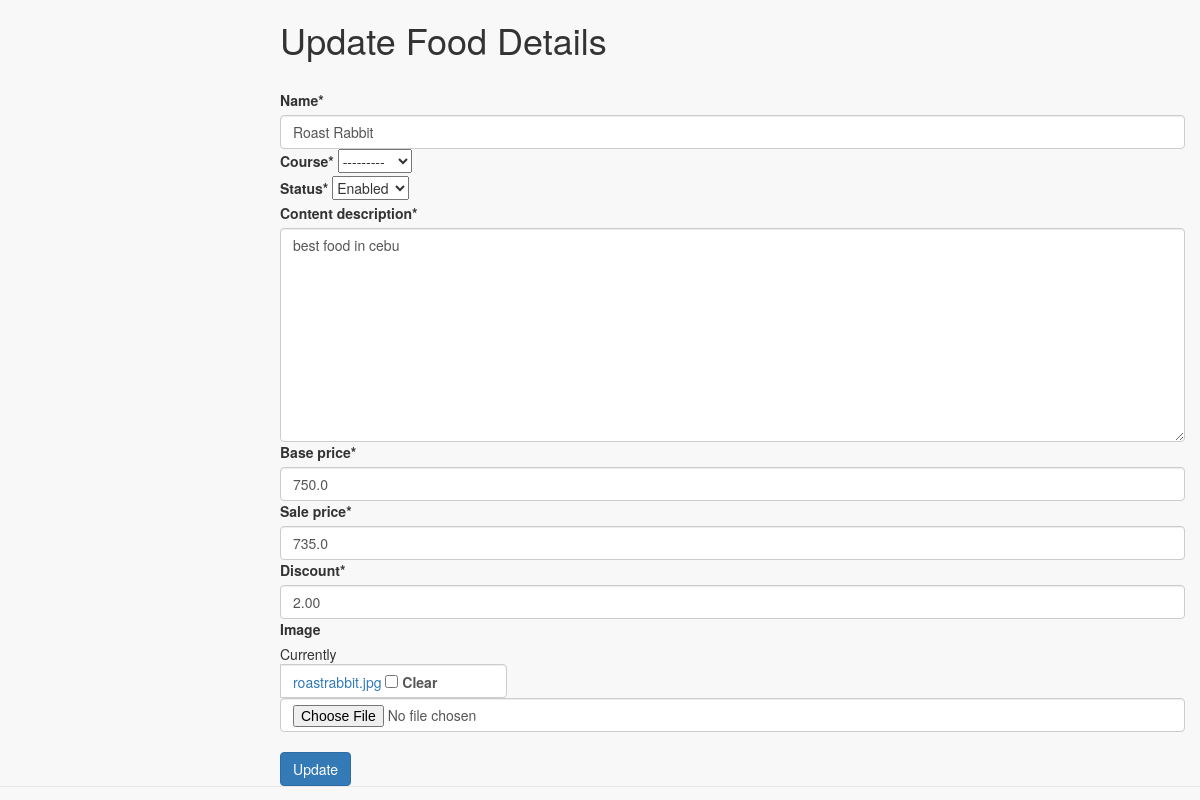
The page /dashboard/admin/foods/2/update (signed in) on the database as committed earlier.
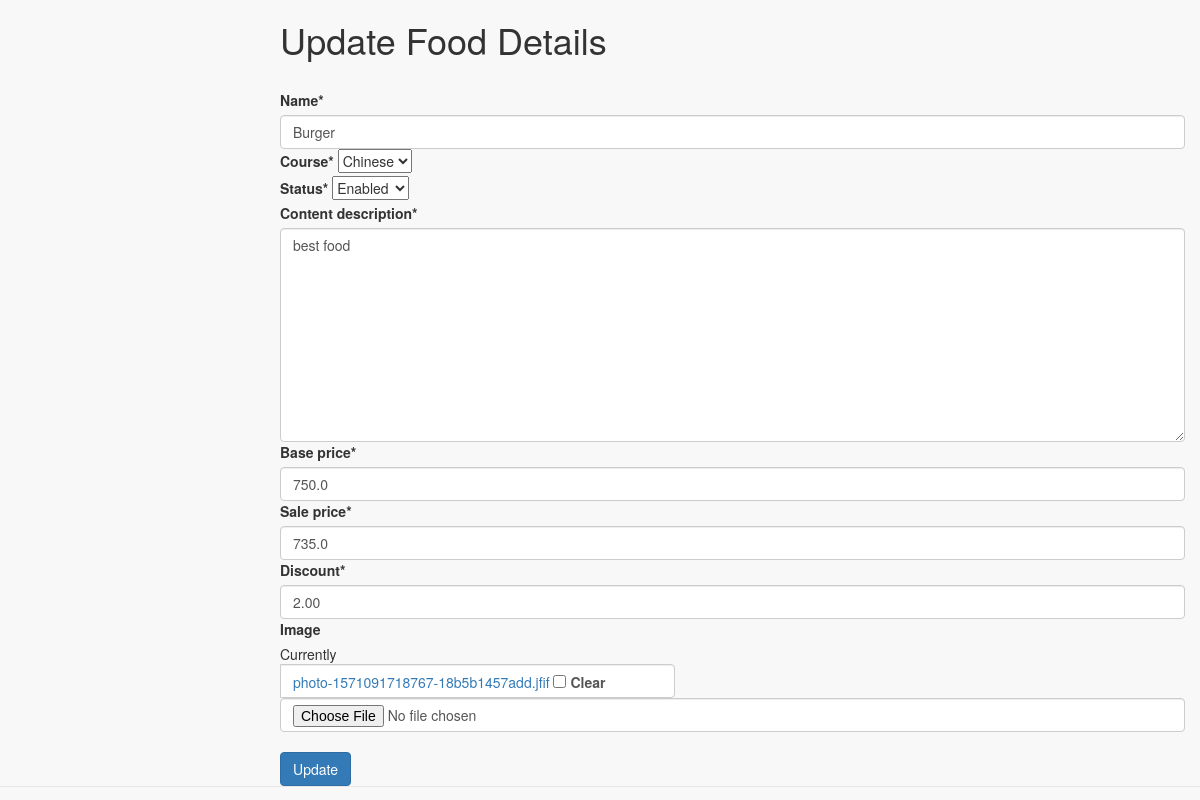
The same page on the database as committed later.
### hotel/models.py (models this page shows, shortened)
class Food(models.Model):
    bengali = 'Bengali'
    thai = 'Thai'
    chinese = 'Chinese'
    indian = 'Indian'
    italian = 'Italian'
    COURSE = (
        (bengali,bengali),
        (thai,thai),
        (chinese,chinese),
        (indian,indian),
        (italian,italian),
    )
    disabled = 'Disabled'
    enabled = 'Enabled'
    STATUS = (
        (disabled, disabled),
        (enabled, enabled),
    )
    name = models.CharField(max_length=250)
    course = models.CharField(max_length = 50, choices = COURSE)
    status = models.CharField(max_length=50, choices=STATUS)
    content_description = models.TextField()
    base_price = models.FloatField()
    sale_price = models.FloatField(default=base_price)
    discount = models.DecimalField(default=0, decimal_places=2, max_digits=5)
    image = models.FileField(blank=True, null =True)
    num_order = models.IntegerField(default=0)

### hotel/views.py (the view)
# urls.py: path('dashboard/admin/foods/<int:pk>/update', FoodUpdateView.as_view(), name="edit_food"),
class FoodUpdateView(LoginRequiredMixin, UpdateView):
    model = Food
    fields = ['name', 'course', 'status', 'content_description',
              'base_price', 'sale_price', 'discount', 'image'
              ]
    template_name = 'admin_temp/update_food.html'
    success_url = reverse_lazy('hotel:foods_admin')

### hotel/templates/admin_temp/update_food.html (shortened to what this page needs)
{% load static %}
{% load crispy_forms_tags %}
{% include "includes/base.html" %}
{% block main %}
    <div class="container">
      <div class="row" style="margin-left: 250px">
          <h1>Update Food Details</h1>
          <div class="col align-self-center">
              <div class="card h-100">
                <div class="card-body">
                  <form method="post" enctype="multipart/form-data">
                    {{ form |crispy  }}
                    <input type="submit" class="btn btn-primary" value="Update" />
                  </form>
                </div>
              </div>
          </div>
      </div>
    </div>
{% endblock %}

Rows that differ between the two databases and show on the page:
changed Food "Enabled": name "Roast Rabbit" → "Burger"; course "---------" → "Chinese"; content_description "best food in cebu" → "best food"
Other text that changed with them:
text no longer shown: "Name * Course * Status * Content description * Base price * Sale price * Discount * Image Currently roastrabbit.jpg Clear"
text now shown: "Name * Course * Status * Content description * Base price * Sale price * Discount * Image Currently photo-1571091718767-18b5b1457add.jfif Clear"
